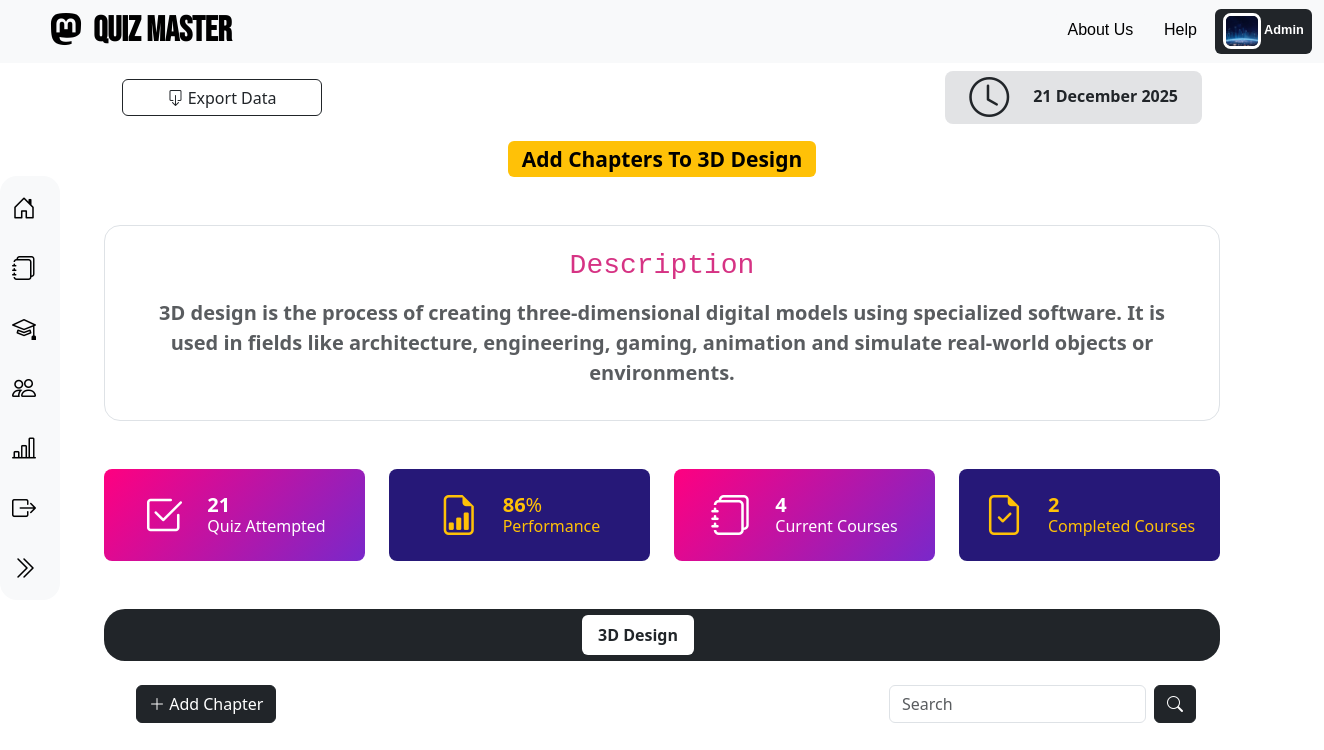
Before: /admin_module/3 with the older database file.
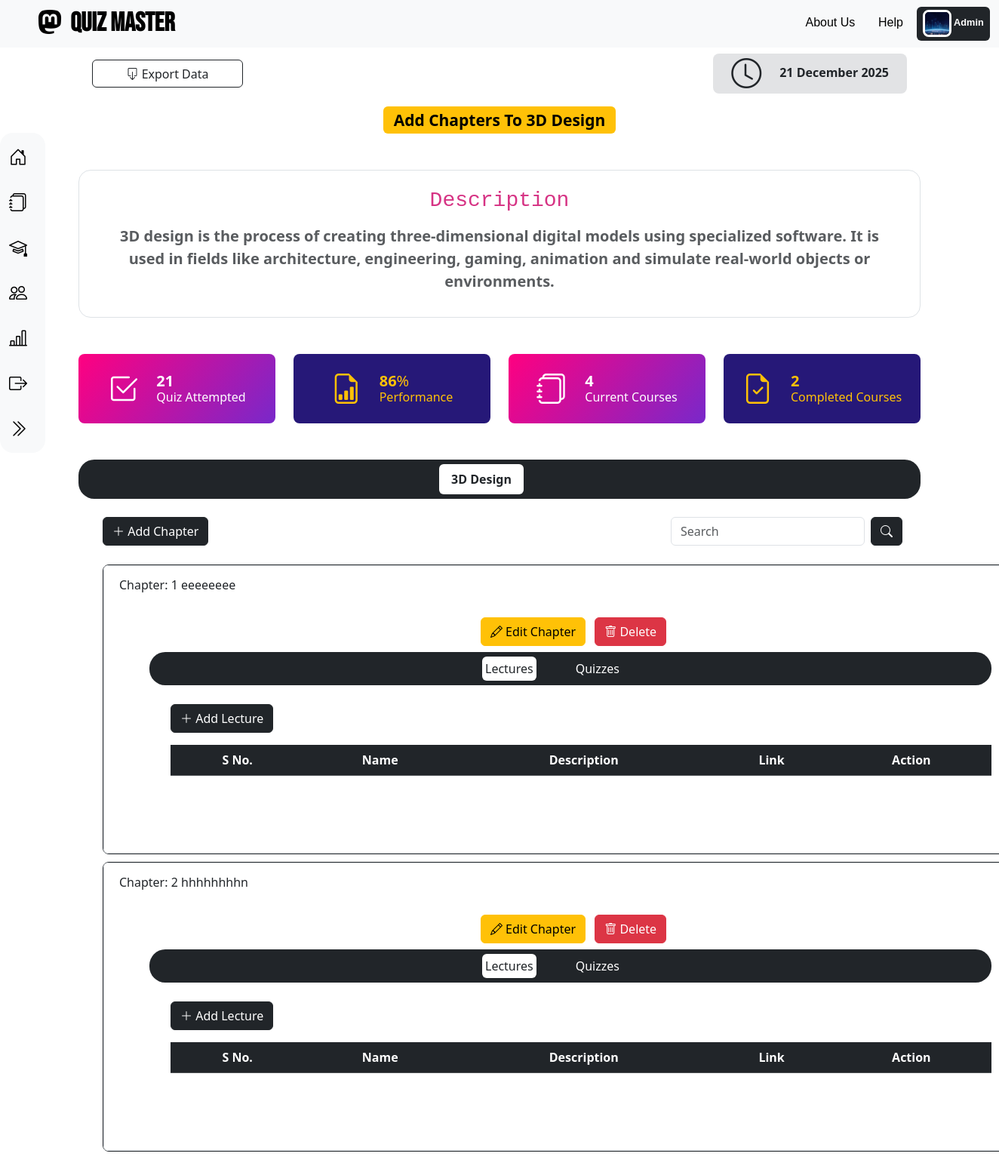
After: the same page with the newer database file.
### application/models.py (models this page shows)
class Chapter(db.Model):  # Chapter Model
    id = db.Column(db.Integer, primary_key=True)
    name = db.Column(db.String(), nullable=False)
    description = db.Column(db.String(), nullable=False)
    subject_id = db.Column(db.Integer, db.ForeignKey("subject.id", ondelete="CASCADE"), nullable=False)
    lectures = db.relationship("Lecture", backref="thatlecturechapter", cascade="all, delete-orphan")
    quizzes = db.relationship("Quiz", backref="thatquizchapter", cascade="all, delete-orphan")

### application/controllers.py (the view, shortened to what this page needs)
@app.route("/admin_module/<int:subject_id>", methods=["GET", "POST"])
def admin_module(subject_id):
    if request.method == 'GET':
        subject = Subject.query.get(subject_id)
        chapters = Chapter.query.filter_by(subject_id=subject_id).all()
        chapter_ids = [chapter.id for chapter in chapters]
        lectures = {}
        quizzes = {}
        for chapter_id in chapter_ids:
            lectures[chapter_id] = Lecture.query.filter_by(chapter_id=chapter_id).all()
            quizzes[chapter_id] = Quiz.query.filter_by(chapter_id=chapter_id).all()
            print(quizzes)
        this_user = User.query.filter_by(type="admin").first()
        return render_template("admin/admin_module.html", subject=subject, chapters=chapters, lectures=lectures,quizzes=quizzes, this_user=this_user)

### templates/admin/admin_module.html (shortened to what the changed rows need)
{% extends 'base/admin_base.html' %}
{% block admin_content %}
<div class="px-4 text-center">
    <div class="mb-5">
        <div class="container my-5">
            <div class="position-relative px-5 py-3 text-center text-muted bg-body border border-dashed rounded-4">
                <h2 class="mb-3"><code>Description</code></h2>
            </div>
        </div>
      </div>
    <div class="container">
        <div style="width: 1268px; margin-left: 4px;">
            <div style="padding-left: 28px; padding-bottom: 70px; padding-top: 25px;">
                    {% for chapter in chapters %}
                    <div class="accordion border border-dark" id="accordionPanelsStayOpenExample">
                        <div class="accordion-item">
                            <h2 class="accordion-header">
                                <button class="accordion-button collapsed" type="button" data-bs-toggle="collapse" data-bs-target="#{{ chapter.id }}" aria-expanded="false" aria-controls="collapsTwo" fdprocessedid="58sgg4">
                                        Chapter: {{ loop.index }} {{ chapter.name }}
                                </button>
                            </h2>
                            <div id="{{ chapter.id }}" class="accordion-collapse collapse show">
                                <div class="accordion-body">
                                    <div>
                                        <button type="button" class="btn btn-warning me-auto mx-2 mb-2" id="sub{{ chapter.id }}" value="{{ chapter.id }}" onclick="getChapterDetails('{{ chapter.id }}')" data-bs-toggle="modal" data-bs-target="#modifyChapterModal"><i class="bi bi-pencil"></i> Edit Chapter</button>
                                        <button type="button" class="btn btn-danger me-auto mx-2 mb-2" onclick="fillChapterDeleteModal('{{ chapter.id }}','{{  chapter.name }}')" data-bs-toggle="modal" data-bs-target="#deleteChapterModal"><i class="bi bi-trash"></i> Delete</button>
                                        <div class="container">
                                            <ul class="nav nav-pills justify-content-sm-center mb-0 px-3 bg-dark chapter-bar" id="course-pills-tab00" role="tablist">
                                                <li class="nav-item me-2 me-sm-5" role="presentation">
                                                    <button class="nav-link mb-2 mb-md-0 active p-1" id="chapter-head-lecture-{{ chapter.id}}" data-bs-toggle="pill" data-bs-target="#chapter-content-lecture-{{ chapter.id}}" type="button" role="tab" aria-controls="course-pills-tabs-11" aria-selected="false" tabindex="-1">Lectures</button>
                                                </li>
                                                <li class="nav-item me-2 me-sm-5" role="presentation">
                                                    <button class="nav-link mb-2 mb-md-0 p-1" id="chapter-head-quizzes-{{ chapter.id}}" data-bs-toggle="pill" data-bs-target="#chapter-content-quizzes-{{ chapter.id}}" type="button" role="tab" aria-controls="course-pills-tabs-22" aria-selected="false" tabindex="-1">Quizzes</button>
                                                </li>
                                            </ul>
                                            <div class="tab-content" id="course-pills-tabContent00">
                                                <div class="tab-pane fade active show" id="chapter-content-lecture-{{ chapter.id}}" role="tabpanel" aria-labelledby="course-pills-tab-1" style="padding-left: 28px; padding-bottom: 70px; padding-top: 25px;">
                                                    <div class="d-flex mb-3">
                                                        <button type="button" class="btn btn-dark me-auto" onclick="addLectureAction('{{ chapter.id }}')" data-bs-toggle="modal" data-bs-target="#addLectureModal"><i class="bi bi-plus-lg"></i> Add Lecture</button>
                                                    </div>
                                                    <table class="table table-hover">
                                                        <thead class="table-dark">
                                                        <tr>
                                                            <th scope="col">S No.</th>
                                                            <th scope="col">Name</th>
                                                            <th scope="col">Description</th>
                                                            <th scope="col">Link</th>
                                                            <th scope="col">Action</th>
                                                        </tr>
                                                        </thead>
                                                    </table>
                                                </div>
                                            </div>
                                        </div>
                                    </div>
                                </div>
                            </div>
                        </div>
                    </div>
                    {% endfor %}
            </div>
        </div>
    </div>
</div>
{% endblock %}

Changed rows visible on the page:
added Chapter: name "eeeeeeee", {{ chapter.id }} 3 (drawn)
added Chapter: name "hhhhhhhhn", {{ chapter.id }} 4 (drawn)
